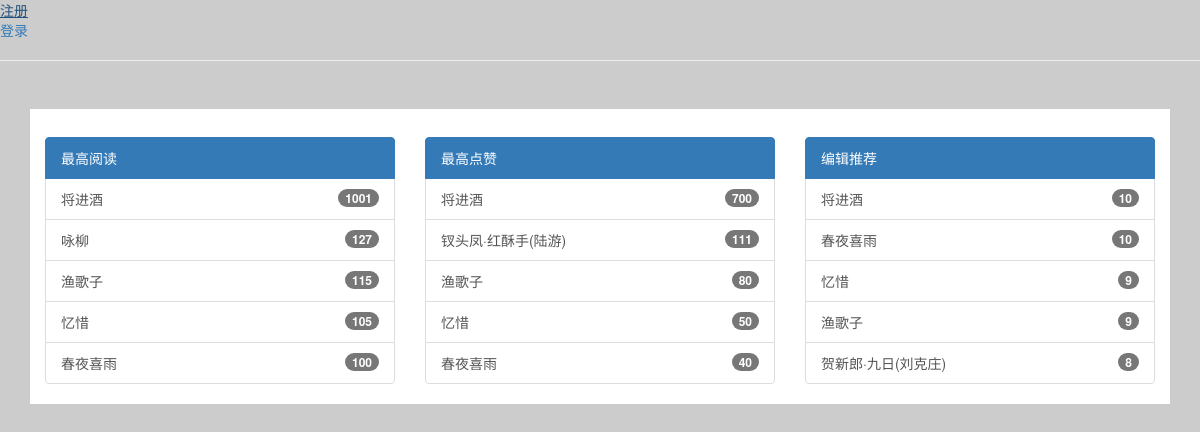
Before: / with the older database file.
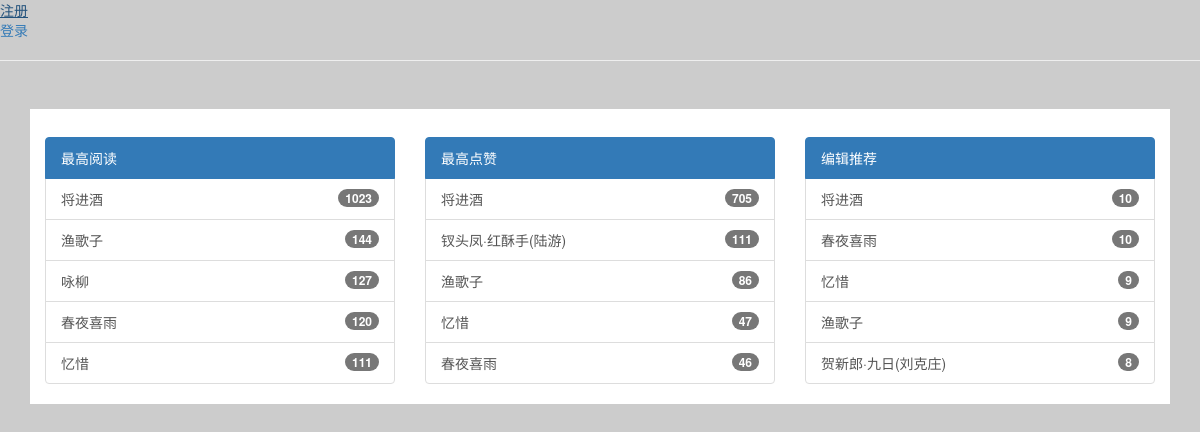
After: the same page with the newer database file.
### infomation/models.py (models this page shows, shortened)
class Article(models.Model):
    title = models.CharField(max_length=64)
    content = models.TextField()
    create_time = models.DateTimeField(default=timezone.now)
    support_num = models.IntegerField(default=0)
    read_num = models.IntegerField(default=1)
    garde_num = models.IntegerField(default=0)
    author = models.ForeignKey(to=User, related_name='articles')
    column = models.ForeignKey(to=ArticleColumn, related_name='column_articles')

### infomation/views.py (the view)
# urls.py: url(r'^$', views.index, name="index"),
def index(request):
    article_by_read = Article.objects.order_by('-read_num')[:5]
    article_by_support = Article.objects.order_by('-support_num')[:5]
    article_by_grade = Article.objects.order_by('-garde_num')[:5]
    context = {
        'article_by_read': article_by_read,
        'article_by_support': article_by_support,
        'article_by_grade': article_by_grade,
    }
    return render(request, 'infosite_index.html', context)

### infomation/templates/infosite_index.html (shortened to what this page needs)
<!DOCTYPE html>
<html>
<head>
    <link rel="stylesheet" href="css/bootstrap.css"/>
</head>
<body>
    {% if user.is_authenticated %}
        <a href='{% url "logout" %}'>退出登录</a>
        {% if user.identity == 'Redact' %}
            <a href="{% url 'redact' id=None %}">编辑</a>
        {% endif %}
        <h3>welcome--{{ user}}</h3>
    {% else %}
        <a href="{% url 'register' %}">注册</a>
        <br>
        <a href="{% url 'login' %}">登录</a>
    {% endif %}
<hr>
<div class="container">
    <div id='content' class="container-fluid">
        <div class="row">
            <div class="col-md-4">
                <div class="list-group">
                    <a href="#" class="list-group-item active">
                        最高阅读
                    </a>
                    {% for article in article_by_read %}
                    <a href="{% url 'detail' id=article.id %}" class="list-group-item">{{ article.title }}<span class="badge">{{ article.read_num }}</span></a>
                    {% endfor %}
                </div>
            </div>
            <div class="col-md-4">
                <div class="list-group">
                    <a href="" class="list-group-item active">
                        最高点赞
                    </a>
                    {% for article in article_by_support %}
                    <a href="{% url 'detail' id=article.id %}" class="list-group-item">{{ article.title }}<span class="badge">{{ article.support_num }}</span></a>
                    {% endfor %}
                </div>
            </div>
            <div class="col-md-4">
                <div class="list-group">
                    <a href="#" class="list-group-item active">
                        编辑推荐
                    </a>
                    {% for article in article_by_grade %}
                    <a href="{% url 'detail' id=article.id %}" class="list-group-item">{{ article.title }}<span class="badge">{{ article.garde_num }}</span></a>
                    {% endfor %}
                </div>
            </div>
        </div>
    </div>
</div>
</body>
</html>

### infomation/templates/infosite_index.html (style rules this page uses)
body { background-color: #CCC; }
#content { background-color: white; margin-top:2em; padding-top:2em; }

Changed rows visible on the page:
changed Article "将进酒": read_num "1001" → "1023"; support_num "700" → "705"
changed Article "渔歌子": read_num "115" → "144"; support_num "80" → "86"; moves up the list
changed Article "春夜喜雨": read_num "100" → "120"; support_num "40" → "46"; moves up the list
changed Article "忆惜": read_num "105" → "111"; support_num "50" → "47"
